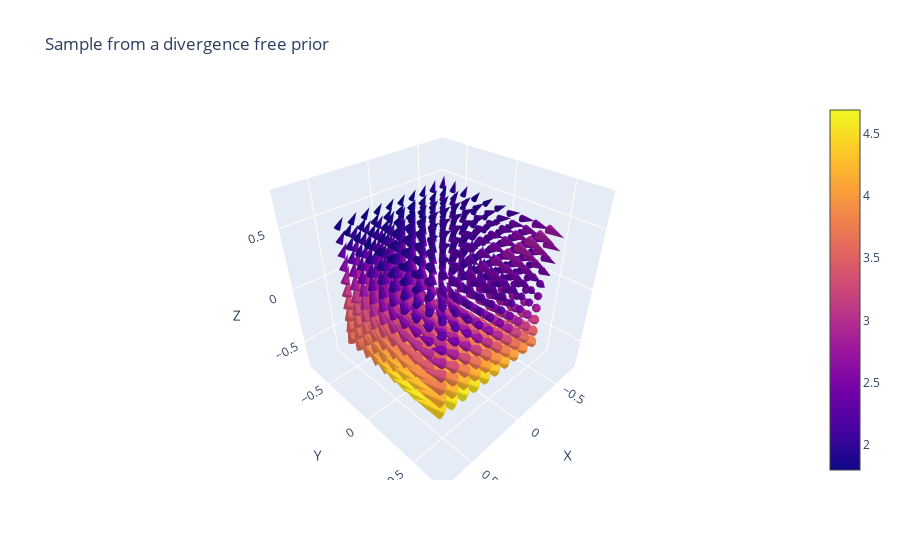

Here is the notebook cell this chart was saved with:
### Code cell
grid_x, grid_y, grid_z, U, V, W = sample_vector_field(grid_x=grid_x, grid_y=grid_y, grid_z=grid_z,
                                                      kernel_func = 'divergence_free_kernel')
plotter.plotter(grid_x, grid_y, grid_z, U, V, W, title = 'Sample from a divergence free prior')

### Figure 1 — Plotly figure (JSON) as saved in the notebook; plotly's stock layout.template omitted (floating-point values rounded to 4 significant figures; data arrays with more than 128 entries replaced by an {"elided": "..."} marker saying what was removed)
{"data": [{"anchor": "tail", "sizemode": "scaled", "sizeref": 2, "type": "cone", "u": {"elided": "1000 float values"}, "v": {"elided": "1000 float values"}, "w": {"elided": "1000 float values"}, "x": {"elided": "1000 float values"}, "y": {"elided": "1000 float values"}, "z": {"elided": "1000 float values"}}], "layout": {"scene": {"xaxis": {"title": {"text": "X"}}, "yaxis": {"title": {"text": "Y"}}, "zaxis": {"title": {"text": "Z"}}}, "title": {"text": "Sample from a divergence free prior"}}}
